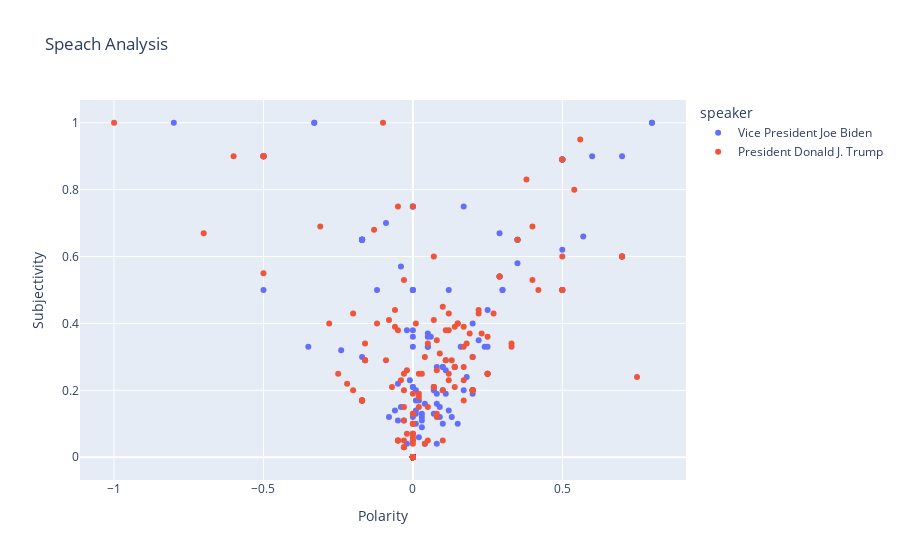

Notebook code for this chart:
### Markdown cell above
**Plotting the Polarity and subjectivity of the sentences spoken by both the presidential candidates**

### Code cell
fig = px.scatter(df_candidate,
                 x = 'Polarity',
                 y = 'Subjectivity',
                 color = 'speaker' ,
                 hover_data = ['time', 'sentence'],
                 title = 'Speach Analysis'
                )
fig.show()

### Figure 1 — Plotly figure (JSON) as saved in the notebook; plotly's stock layout.template omitted (floating-point values rounded to 4 significant figures; data arrays with more than 128 entries replaced by an {"elided": "..."} marker saying what was removed)
{"data": [{"customdata": {"elided": "209x2 str values"}, "hovertemplate": "speaker=Vice President Joe Biden<br>Polarity=%{x}<br>Subjectivity=%{y}<br>time=%{customdata[0]}<br>sentence=%{customdata[1]}<extra></extra>", "legendgroup": "Vice President Joe Biden", "marker": {"color": "#636efa", "symbol": "circle"}, "mode": "markers", "name": "Vice President Joe Biden", "orientation": "v", "showlegend": true, "type": "scatter", "x": {"elided": "209 float values"}, "xaxis": "x", "y": {"elided": "209 float values"}, "yaxis": "y"}, {"customdata": {"elided": "260x2 str values"}, "hovertemplate": "speaker=President Donald J. Trump<br>Polarity=%{x}<br>Subjectivity=%{y}<br>time=%{customdata[0]}<br>sentence=%{customdata[1]}<extra></extra>", "legendgroup": "President Donald J. Trump", "marker": {"color": "#EF553B", "symbol": "circle"}, "mode": "markers", "name": "President Donald J. Trump", "orientation": "v", "showlegend": true, "type": "scatter", "x": {"elided": "260 float values"}, "xaxis": "x", "y": {"elided": "260 float values"}, "yaxis": "y"}], "layout": {"legend": {"title": {"text": "speaker"}, "tracegroupgap": 0}, "title": {"text": "Speach Analysis"}, "xaxis": {"anchor": "y", "domain": [0, 1], "title": {"text": "Polarity"}}, "yaxis": {"anchor": "x", "domain": [0, 1], "title": {"text": "Subjectivity"}}}}
